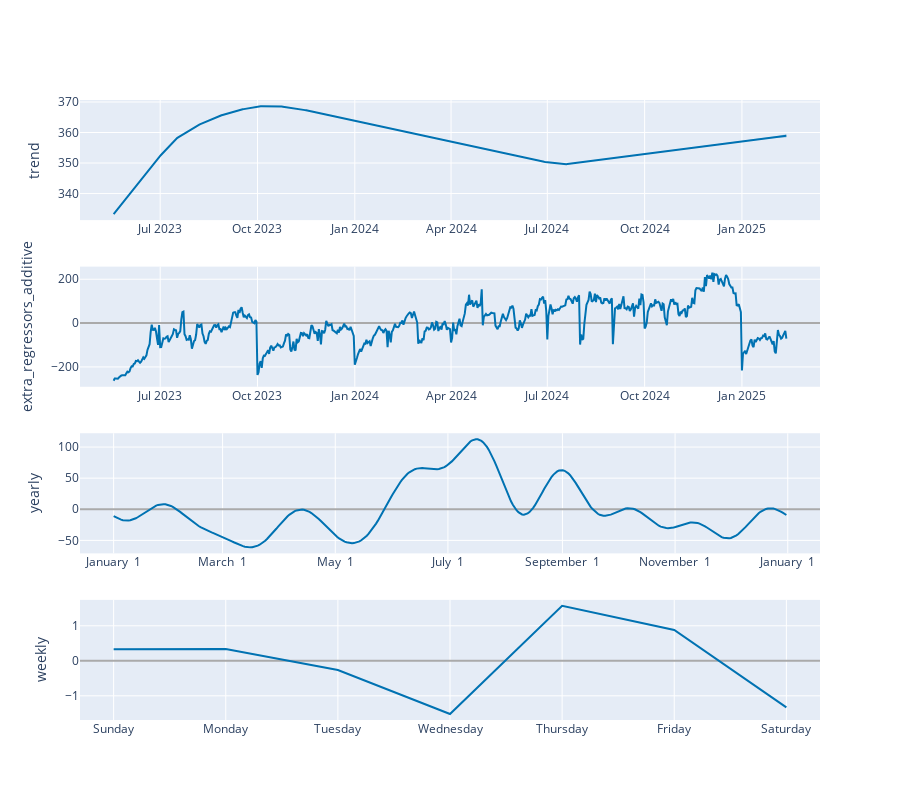

The notebook cell this image was saved under:
### Markdown cell above
# 9) Plot 2: Prophet components (trend, weekly, yearly, holidays, regressors)

### Code cell
fig_components = plot_components_plotly(m, fc)
fig_components.show()

### Figure 1 — Plotly figure (JSON) as saved in the notebook; plotly's stock layout.template omitted (floating-point values rounded to 4 significant figures; data arrays with more than 128 entries replaced by an {"elided": "..."} marker saying what was removed)
{"data": [{"line": {"color": "#0072B2", "width": 2}, "mode": "lines", "name": "trend", "type": "scatter", "x": {"elided": "637 str values"}, "xaxis": "x", "y": {"elided": "637 float values"}, "yaxis": "y"}, {"line": {"color": "rgba(0, 114, 178, 0.2)", "width": 0}, "mode": "lines", "name": "trend_upper", "type": "scatter", "x": {"elided": "637 str values"}, "xaxis": "x", "y": {"elided": "637 float values"}, "yaxis": "y"}, {"fill": "tonexty", "fillcolor": "rgba(0, 114, 178, 0.2)", "line": {"color": "rgba(0, 114, 178, 0.2)", "width": 0}, "mode": "lines", "name": "trend_lower", "type": "scatter", "x": {"elided": "637 str values"}, "xaxis": "x", "y": {"elided": "637 float values"}, "yaxis": "y"}, {"line": {"color": "#0072B2", "width": 2}, "mode": "lines", "name": "extra_regressors_additive", "type": "scatter", "x": {"elided": "637 str values"}, "xaxis": "x2", "y": {"elided": "637 float values"}, "yaxis": "y2"}, {"line": {"color": "#0072B2", "width": 2}, "mode": "lines", "name": "yearly", "type": "scatter", "x": {"elided": "365 str values"}, "xaxis": "x3", "y": {"elided": "365 float values"}, "yaxis": "y3"}, {"line": {"color": "#0072B2", "width": 2}, "mode": "lines", "name": "weekly", "type": "scatter", "x": ["2017-01-01T00:00:00", "2017-01-02T00:00:00", "2017-01-03T00:00:00", "2017-01-04T00:00:00", "2017-01-05T00:00:00", "2017-01-06T00:00:00", "2017-01-07T00:00:00"], "xaxis": "x4", "y": [0.3286, 0.338, -0.2647, -1.52, 1.57, 0.8793, -1.33], "yaxis": "y4"}], "layout": {"height": 800, "showlegend": false, "width": 900, "xaxis": {"anchor": "y", "domain": [0, 1], "range": ["2023-04-16T04:48:00", "2025-03-15T19:12:00"], "type": "date"}, "xaxis2": {"anchor": "y2", "domain": [0, 1], "range": ["2023-04-16T04:48:00", "2025-03-15T19:12:00"], "type": "date"}, "xaxis3": {"anchor": "y3", "domain": [0, 1], "range": ["2016-12-13T18:54:02.958904115", "2018-01-18T11:04:57.863013581"], "tickformat": "%B %e", "type": "date"}, "xaxis4": {"anchor": "y4", "domain": [0, 1], "range": ["2016-12-31T16:48:00", "2017-01-07T07:12:00"], "tickformat": "%A", "type": "date"}, "yaxis": {"anchor": "x", "domain": [0.8063, 1], "rangemode": "normal", "title": {"text": "trend"}, "zerolinecolor": "#AAA"}, "yaxis2": {"anchor": "x2", "domain": [0.5375, 0.7312], "rangemode": "tozero", "title": {"text": "extra_regressors_additive"}, "zerolinecolor": "#AAA"}, "yaxis3": {"anchor": "x3", "domain": [0.2687, 0.4625], "title": {"text": "yearly"}, "zerolinecolor": "#AAA"}, "yaxis4": {"anchor": "x4", "domain": [0, 0.1938], "title": {"text": "weekly"}, "zerolinecolor": "#AAA"}}}
